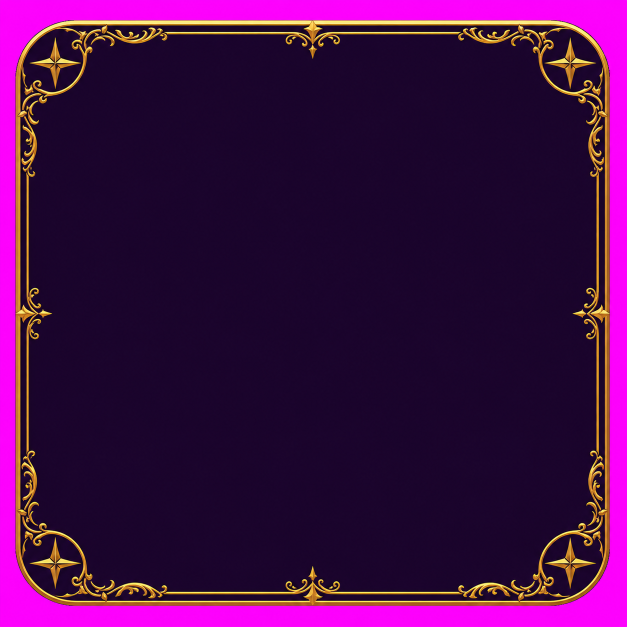
#> input picture addon/Aftertale/Art/1.png, 1254 x 1254 px (shown at 1/2 size)
$ python prep-icon-set.py
#> lines starting #> are read from the running program, lines starting #| are printed output that depends on the picture
#!/usr/bin/env python3
# tools/prep-icon-set.py
#
# Two pipelines, picked by what's actually present in addon/Aftertale/Art/:
#
# A) Iconsheet pipeline (preferred). Looks for iconsheet.png — a single
#    4-column x 3-row grid of pre-illustrated icons on a transparent
#    background. Splits the grid, crops each cell to the icon's actual
#    bounding box, centers it on a 1024^2 transparent canvas, renames to
#    descriptive paths under icons/.
#
# B) Numbered-files pipeline (legacy). Looks for 1.png..13.png — individual
#    AI generations on a chroma-key background. Removes the magenta with
#    spill suppression, resizes to power-of-two, renames + relocates.
#
# Mirrors the frame/book/sigil into public/ for the web side either way.
#
# Run once after you push a new icon source.

from __future__ import annotations
import shutil
from pathlib import Path
from PIL import Image

ROOT     = Path(__file__).resolve().parent.parent
ART_DIR  = ROOT / "addon" / "Aftertale" / "Art"
ICON_DIR = ART_DIR / "icons"
PUBLIC   = ROOT / "public"
ICON_DIR.mkdir(parents=True, exist_ok=True)

# Iconsheet grid layout: 4 columns x 3 rows, position -> (filename, row, col).
SHEET = ART_DIR / "iconsheet.png"
SHEET_GRID = (4, 3)   # cols, rows
SHEET_TARGET_SIZE = 1024   # output canvas (POT for Classic compatibility)
SHEET_SUBJECT_FRAC = 0.80  # icon takes up this fraction of the output canvas

SHEET_MAP = [
    # (col, row, dest_rel_path)
    (0, 0, "icons/quests.png"),
    (1, 0, "icons/level.png"),
    (2, 0, "icons/discoveries.png"),
    (3, 0, "icons/feats.png"),
    (0, 1, "icons/moments.png"),
    (1, 1, "icons/time.png"),
    (2, 1, "icons/zones.png"),
    (3, 1, "icons/dungeons.png"),
    (0, 2, "icons/death.png"),
    (1, 2, "icons/items.png"),
    (2, 2, "icons/chronicle.png"),
    (3, 2, "icons/settings.png"),
]

# Numbered-files pipeline (kept for when we go back to individual AI gens).
NUMBERED_JOBS = [
    ("1.png",  "frame/aftertale-9slice-frame.png", (255, 0, 255), 36, 1024),
    ("2.png",  "sigil-header.png",                  (255, 0, 255), 36, 1024),
    ("3.png",  "icons/moments.png",                 (255, 255, 255), 24, 1024),
    ("4.png",  "icons/time.png",                    (255, 0, 255), 36, 1024),
    ("5.png",  "icons/zones.png",                   (255, 0, 255), 36, 1024),
    ("6.png",  "icons/quests.png",                  (255, 0, 255), 36, 1024),
    ("7.png",  "icons/feats.png",                   (255, 0, 255), 36, 1024),
    ("8.png",  "icons/dungeons.png",                (255, 0, 255), 36, 1024),
    ("9.png",  "icons/character.png",               (255, 0, 255), 36, 1024),
    ("10.png", "icons/level.png",                   (255, 0, 255), 36, 1024),
    ("11.png", "icons/death.png",                   (255, 0, 255), 36, 1024),
    ("12.png", "icons/items.png",                   (255, 0, 255), 36, 1024),
    ("13.png", "book.png",                          None,            0, 1024),
]


def chroma_key(img: Image.Image, target: tuple[int, int, int], tol: int) -> Image.Image:
    """Hue-aware magenta key with spill suppression (or per-channel for white).

    For magenta (the AI chroma): pixels with strong red+blue and low green are
    scored by "deficit" = min(R,B) - G. Strong deficit -> fully transparent;
    moderate deficit (soft pink halo at edges) -> partial alpha + green lifted
    to neutralize the pink tint.

    For other key colours: plain per-channel tolerance."""
    img = img.convert("RGBA")
    px = img.load()
    w, h = img.size

    if target == (255, 0, 255):
        SOFT, HARD = 30, 150
        for y in range(h):
            for x in range(w):
                r, g, b, a = px[x, y]
                if r < 100 or b < 100:
                    continue
                mn = min(r, b)
                if g >= mn:
                    continue
                deficit = mn - g
                if deficit <= SOFT:
                    continue
                if deficit >= HARD:
                    px[x, y] = (r, g, b, 0)
                else:
                    t = (deficit - SOFT) / (HARD - SOFT)
                    alpha = int(255 * (1 - t))
                    px[x, y] = (r, mn, b, alpha)
        return img

    tr, tg, tb = target
    for y in range(h):
        for x in range(w):
            r, g, b, a = px[x, y]
            if (abs(r - tr) <= tol and
                abs(g - tg) <= tol and
                abs(b - tb) <= tol):
                px[x, y] = (r, g, b, 0)
    return img


def fit_square_pot(img: Image.Image, size: int) -> Image.Image:
    """Resize into a `size x size` square centered on a transparent canvas."""
    iw, ih = img.size
    scale = size / max(iw, ih)
    nw, nh = int(round(iw * scale)), int(round(ih * scale))
    resized = img.resize((nw, nh), Image.LANCZOS)
    if (nw, nh) == (size, size):
        return resized
    canvas = Image.new("RGBA", (size, size), (0, 0, 0, 0))
    canvas.paste(resized, ((size - nw) // 2, (size - nh) // 2), resized)
    return canvas


# [125 lines left out: functions main_subject_bbox, process_iconsheet, not called in this run]


def process_numbered() -> list[Path]:
    """Legacy individual-generation pipeline (kept for future use)."""
    produced = []
    for src_name, dst_rel, key, tol, target_size in NUMBERED_JOBS:
        src = ART_DIR / src_name
        if not src.exists():
            continue
        dst = ART_DIR / dst_rel
        dst.parent.mkdir(parents=True, exist_ok=True)
        print(f"  {src_name:7s} -> {dst_rel}")
        img = Image.open(src)
#> img is the input picture: PIL image 1254x1254 RGB; mean R, G, B 64.5, 12.5, 69.5
        if key is not None:
            img = chroma_key(img, key, tol)
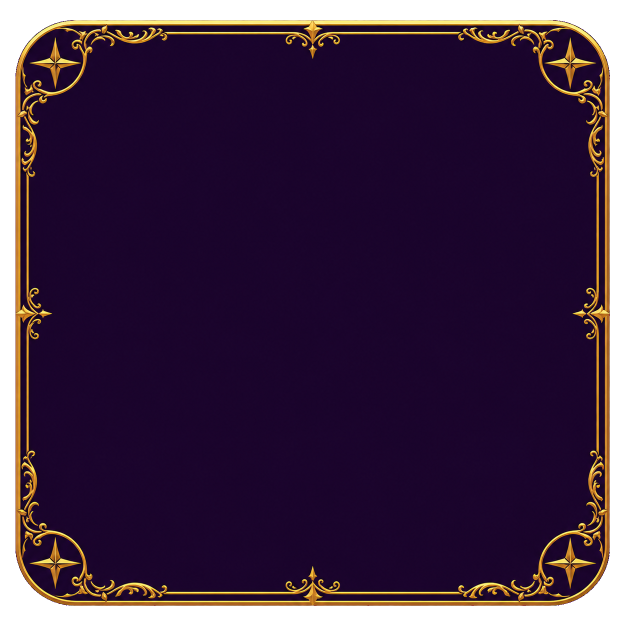
#> img: PIL image 1254x1254 RGBA (shown at 1/2 size); mean R, G, B, A 64.5, 12.7, 69.5, 223.8; transparent parts drawn white
        else:
            img = img.convert("RGBA")
        img = fit_square_pot(img, target_size)
#> in fit_square_pot, `resized = img.resize((nw, nh), Image.LANCZOS)`:
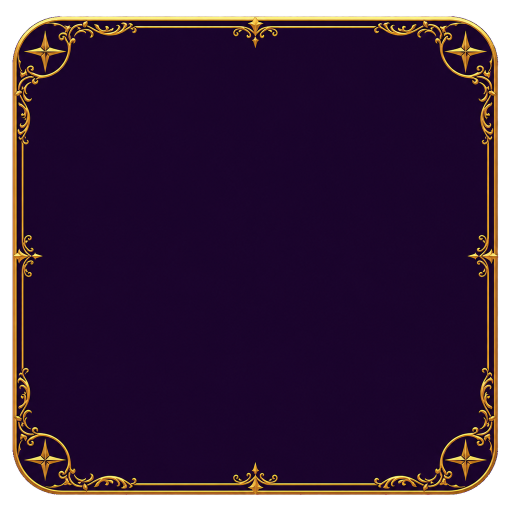
#> resized: PIL image 1024x1024 RGBA (shown at 1/2 size); mean R, G, B, A 34.8, 13, 39.7, 223.8; transparent parts drawn white
        img.save(dst, "PNG", optimize=True)
        produced.append(dst)
#> pass 2 of the loop in process_numbered, `for src_name, dst_rel, key, tol, target_size in NUMBERED_JOBS:`:
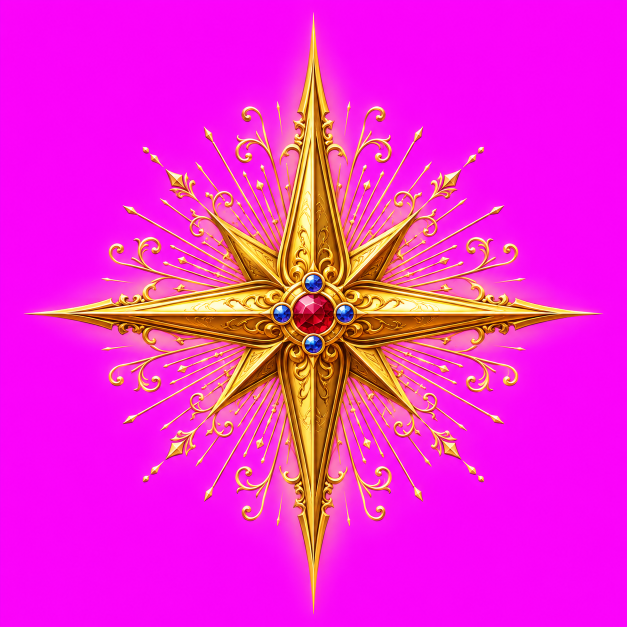
#> input picture addon/Aftertale/Art/2.png, 1254 x 1254 px (shown at 1/2 size)
#> in process_numbered, img is the input picture: PIL image 1254x1254 RGB; mean R, G, B 241.9, 37.1, 210.8
#> in process_numbered, `img = chroma_key(img, key, tol)`:
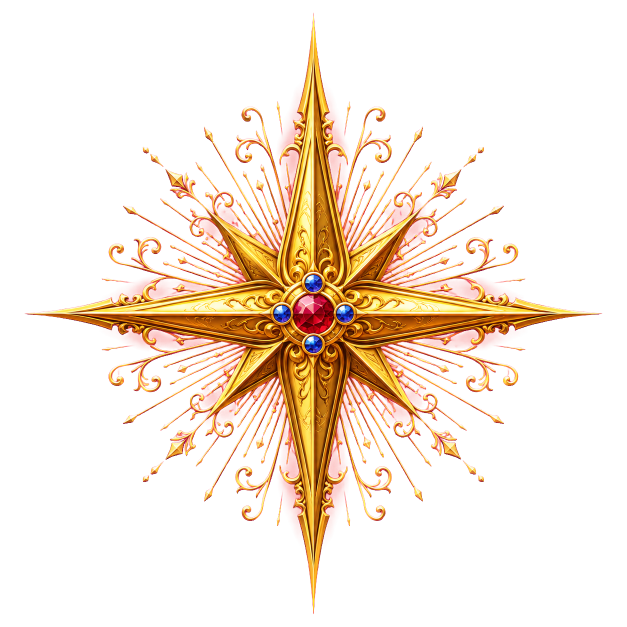
#> img: PIL image 1254x1254 RGBA (shown at 1/2 size); mean R, G, B, A 241.9, 43.6, 210.8, 50.6; transparent parts drawn white
#> in fit_square_pot (call 2), `resized = img.resize((nw, nh), Image.LANCZOS)`:
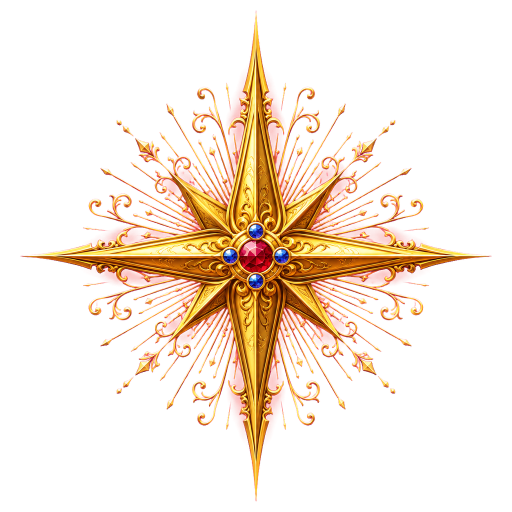
#> resized: PIL image 1024x1024 RGBA (shown at 1/2 size); mean R, G, B, A 56, 38.8, 25.9, 50.6; transparent parts drawn white
    return produced


def main() -> int:
    print(f"\n  source : {ART_DIR}")
    print(f"  output : {ART_DIR}\n")

    produced = []
    if SHEET.exists():
        print("  pipeline: iconsheet\n")
        produced.extend(process_iconsheet())
    if any((ART_DIR / f"{n}.png").exists() for n in range(1, 14)):
        print("\n  pipeline: numbered\n")
        produced.extend(process_numbered())

    # Mirror web-facing assets into public/ if they exist.
    print()
    pairs = [
        (ART_DIR / "frame" / "aftertale-9slice-frame.png",
         PUBLIC  / "frame" / "aftertale-9slice-frame.png"),
        (ART_DIR / "book.png",         PUBLIC / "book.png"),
        (ART_DIR / "sigil-header.png", PUBLIC / "sigil-header.png"),
    ]
    for src, dst in pairs:
        if src.exists():
            dst.parent.mkdir(parents=True, exist_ok=True)
            shutil.copyfile(src, dst)
            print(f"  mirrored -> {dst.relative_to(ROOT)}")

    # Clean up numbered originals if the iconsheet pipeline was used (or
    # numbered pipeline produced them). The iconsheet itself is kept since
    # we may want to regenerate from it.
    print()
    for n in range(1, 14):
        f = ART_DIR / f"{n}.png"
        if f.exists():
            f.unlink()
            print(f"  removed   {f.relative_to(ROOT)}")

    print(f"\n  done. {len(produced)} assets produced.\n")
    return 0


if __name__ == "__main__":
    raise SystemExit(main())
#> (the program exits here)
